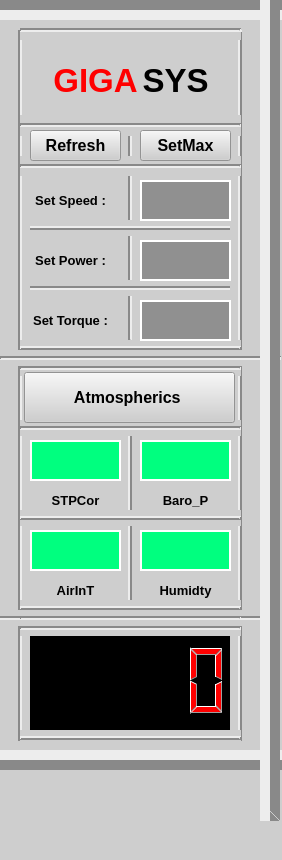
     <widget class="QWidget" name="widget_3" native="true">
      <property name="minimumSize">
       <size>
        <width>282</width>
        <height>604</height>
       </size>
      </property>
      <property name="maximumSize">
       <size>
        <width>282</width>
        <height>16777215</height>
       </size>
      </property>
      <property name="styleSheet">
       <string notr="true">background-color: rgb(206, 206, 206);</string>
      </property>
      <widget class="QLCDNumber" name="lcdNumber">
       <property name="geometry">
        <rect>
         <x>30</x>
         <y>630</y>
         <width>201</width>
         <height>101</height>
        </rect>
       </property>
       <property name="font">
        <font>
         <pointsize>10</pointsize>
        </font>
       </property>
       <property name="styleSheet">
        <string notr="true">background-color: rgb(0, 0, 0);
color: rgb(255, 0, 0);</string>
       </property>
      </widget>
      <widget class="Line" name="line_12">
       <property name="geometry">
        <rect>
         <x>-20</x>
         <y>750</y>
         <width>331</width>
         <height>20</height>
        </rect>
       </property>
       <property name="styleSheet">
        <string notr="true"/>
       </property>
       <property name="frameShadow">
        <enum>QFrame::Raised</enum>
       </property>
       <property name="lineWidth">
        <number>10</number>
       </property>
       <property name="orientation">
        <enum>Qt::Horizontal</enum>
       </property>
      </widget>
      <widget class="Line" name="line_13">
       <property name="geometry">
        <rect>
         <x>-10</x>
         <y>0</y>
         <width>311</width>
         <height>20</height>
        </rect>
       </property>
       <property name="styleSheet">
        <string notr="true"/>
       </property>
       <property name="lineWidth">
        <number>10</number>
       </property>
       <property name="orientation">
        <enum>Qt::Horizontal</enum>
       </property>
      </widget>
      <widget class="Line" name="line_14">
       <property name="geometry">
        <rect>
         <x>260</x>
         <y>-30</y>
         <width>20</width>
         <height>851</height>
        </rect>
       </property>
       <property name="frameShadow">
        <enum>QFrame::Raised</enum>
       </property>
       <property name="lineWidth">
        <number>10</number>
       </property>
       <property name="orientation">
        <enum>Qt::Vertical</enum>
       </property>
      </widget>
      <widget class="Line" name="line_26">
       <property name="geometry">
        <rect>
         <x>20</x>
         <y>20</y>
         <width>221</width>
         <height>20</height>
        </rect>
       </property>
       <property name="lineWidth">
        <number>2</number>
       </property>
       <property name="orientation">
        <enum>Qt::Horizontal</enum>
       </property>
      </widget>
      <widget class="Line" name="line_27">
       <property name="geometry">
        <rect>
         <x>20</x>
         <y>600</y>
         <width>221</width>
         <height>16</height>
        </rect>
       </property>
       <property name="frameShadow">
        <enum>QFrame::Raised</enum>
       </property>
       <property name="lineWidth">
        <number>2</number>
       </property>
       <property name="orientation">
        <enum>Qt::Horizontal</enum>
       </property>
      </widget>
      <widget class="Line" name="line_28">
       <property name="geometry">
        <rect>
         <x>-10</x>
         <y>610</y>
         <width>281</width>
         <height>16</height>
        </rect>
       </property>
       <property name="lineWidth">
        <number>2</number>
       </property>
       <property name="orientation">
        <enum>Qt::Horizontal</enum>
       </property>
      </widget>
      <widget class="Line" name="line_29">
       <property name="geometry">
        <rect>
         <x>20</x>
         <y>115</y>
         <width>221</width>
         <height>21</height>
        </rect>
       </property>
       <property name="frameShadow">
        <enum>QFrame::Sunken</enum>
       </property>
       <property name="lineWidth">
        <number>2</number>
       </property>
       <property name="orientation">
        <enum>Qt::Horizontal</enum>
       </property>
      </widget>
      <widget class="Line" name="line_30">
       <property name="geometry">
        <rect>
         <x>20</x>
         <y>220</y>
         <width>221</width>
         <height>16</height>
        </rect>
       </property>
       <property name="frameShadow">
        <enum>QFrame::Raised</enum>
       </property>
       <property name="lineWidth">
        <number>2</number>
       </property>
       <property name="orientation">
        <enum>Qt::Horizontal</enum>
       </property>
      </widget>
      <widget class="Line" name="line_31">
       <property name="geometry">
        <rect>
         <x>10</x>
         <y>30</y>
         <width>20</width>
         <height>711</height>
        </rect>
       </property>
       <property name="frameShadow">
        <enum>QFrame::Sunken</enum>
       </property>
       <property name="lineWidth">
        <number>2</number>
       </property>
       <property name="orientation">
        <enum>Qt::Vertical</enum>
       </property>
      </widget>
      <widget class="Line" name="line_32">
       <property name="geometry">
        <rect>
         <x>230</x>
         <y>30</y>
         <width>20</width>
         <height>711</height>
        </rect>
       </property>
       <property name="frameShadow">
        <enum>QFrame::Raised</enum>
       </property>
       <property name="lineWidth">
        <number>2</number>
       </property>
       <property name="orientation">
        <enum>Qt::Vertical</enum>
       </property>
      </widget>
      <widget class="Line" name="line_33">
       <property name="geometry">
        <rect>
         <x>20</x>
         <y>280</y>
         <width>221</width>
         <height>16</height>
        </rect>
       </property>
       <property name="frameShadow">
        <enum>QFrame::Sunken</enum>
       </property>
       <property name="lineWidth">
        <number>2</number>
       </property>
       <property name="orientation">
        <enum>Qt::Horizontal</enum>
       </property>
      </widget>
      <widget class="Line" name="line_34">
       <property name="geometry">
        <rect>
         <x>20</x>
         <y>156</y>
         <width>221</width>
         <height>20</height>
        </rect>
       </property>
       <property name="frameShadow">
        <enum>QFrame::Sunken</enum>
       </property>
       <property name="lineWidth">
        <number>2</number>
       </property>
       <property name="orientation">
        <enum>Qt::Horizontal</enum>
       </property>
      </widget>
      <widget class="Line" name="line_35">
       <property name="geometry">
        <rect>
         <x>20</x>
         <y>620</y>
         <width>221</width>
         <height>16</height>
        </rect>
       </property>
       <property name="frameShadow">
        <enum>QFrame::Sunken</enum>
       </property>
       <property name="lineWidth">
        <number>2</number>
       </property>
       <property name="orientation">
        <enum>Qt::Horizontal</enum>
       </property>
      </widget>
      <widget class="Line" name="line_36">
       <property name="geometry">
        <rect>
         <x>20</x>
         <y>730</y>
         <width>221</width>
         <height>16</height>
        </rect>
       </property>
       <property name="frameShadow">
        <enum>QFrame::Raised</enum>
       </property>
       <property name="lineWidth">
        <number>2</number>
       </property>
       <property name="orientation">
        <enum>Qt::Horizontal</enum>
       </property>
      </widget>
      <widget class="Line" name="line_38">
       <property name="geometry">
        <rect>
         <x>20</x>
         <y>340</y>
         <width>221</width>
         <height>16</height>
        </rect>
       </property>
       <property name="frameShadow">
        <enum>QFrame::Raised</enum>
       </property>
       <property name="lineWidth">
        <number>2</number>
       </property>
       <property name="orientation">
        <enum>Qt::Horizontal</enum>
       </property>
      </widget>
      <widget class="Line" name="line_39">
       <property name="geometry">
        <rect>
         <x>0</x>
         <y>350</y>
         <width>281</width>
         <height>16</height>
        </rect>
       </property>
       <property name="lineWidth">
        <number>2</number>
       </property>
       <property name="orientation">
        <enum>Qt::Horizontal</enum>
       </property>
      </widget>
      <widget class="Line" name="line_40">
       <property name="geometry">
        <rect>
         <x>20</x>
         <y>610</y>
         <width>221</width>
         <height>16</height>
        </rect>
       </property>
       <property name="frameShadow">
        <enum>QFrame::Sunken</enum>
       </property>
       <property name="lineWidth">
        <number>2</number>
       </property>
       <property name="orientation">
        <enum>Qt::Horizontal</enum>
       </property>
      </widget>
      <widget class="Line" name="line_59">
       <property name="geometry">
        <rect>
         <x>20</x>
         <y>420</y>
         <width>221</width>
         <height>16</height>
        </rect>
       </property>
       <property name="frameShadow">
        <enum>QFrame::Sunken</enum>
       </property>
       <property name="lineWidth">
        <number>2</number>
       </property>
       <property name="orientation">
        <enum>Qt::Horizontal</enum>
       </property>
      </widget>
      <widget class="Line" name="line_60">
       <property name="geometry">
        <rect>
         <x>20</x>
         <y>510</y>
         <width>221</width>
         <height>16</height>
        </rect>
       </property>
       <property name="frameShadow">
        <enum>QFrame::Raised</enum>
       </property>
       <property name="lineWidth">
        <number>2</number>
       </property>
       <property name="orientation">
        <enum>Qt::Horizontal</enum>
       </property>
      </widget>
      <widget class="Line" name="line_61">
       <property name="geometry">
        <rect>
         <x>120</x>
         <y>430</y>
         <width>20</width>
         <height>181</height>
        </rect>
       </property>
       <property name="frameShadow">
        <enum>QFrame::Raised</enum>
       </property>
       <property name="lineWidth">
        <number>2</number>
       </property>
       <property name="orientation">
        <enum>Qt::Vertical</enum>
       </property>
      </widget>
      <widget class="Line" name="line_37">
       <property name="geometry">
        <rect>
         <x>20</x>
         <y>360</y>
         <width>221</width>
         <height>16</height>
        </rect>
       </property>
       <property name="frameShadow">
        <enum>QFrame::Sunken</enum>
       </property>
       <property name="lineWidth">
        <number>2</number>
       </property>
       <property name="orientation">
        <enum>Qt::Horizontal</enum>
       </property>
      </widget>
      <widget class="QLineEdit" name="lineEdit_9">
       <property name="geometry">
        <rect>
         <x>30</x>
         <y>440</y>
         <width>91</width>
         <height>41</height>
        </rect>
       </property>
       <property name="font">
        <font>
         <family>Arial</family>
         <pointsize>18</pointsize>
         <weight>75</weight>
         <bold>true</bold>
        </font>
       </property>
       <property name="styleSheet">
        <string notr="true">background-color: rgb(85, 255, 0);
border: 2px solid white;
background-color: rgb(0, 255, 127);</string>
       </property>
       <property name="alignment">
        <set>Qt::AlignCenter</set>
       </property>
      </widget>
      <widget class="QLineEdit" name="lineEdit_10">
       <property name="geometry">
        <rect>
         <x>140</x>
         <y>440</y>
         <width>91</width>
         <height>41</height>
        </rect>
       </property>
       <property name="font">
        <font>
         <family>Arial</family>
         <pointsize>18</pointsize>
         <weight>75</weight>
         <bold>true</bold>
        </font>
       </property>
       <property name="styleSheet">
        <string notr="true">background-color: rgb(0, 255, 127);
border: 2px solid white;</string>
       </property>
       <property name="alignment">
        <set>Qt::AlignCenter</set>
       </property>
      </widget>
      <widget class="QLineEdit" name="lineEdit_11">
       <property name="geometry">
        <rect>
         <x>30</x>
         <y>530</y>
         <width>91</width>
         <height>41</height>
        </rect>
       </property>
       <property name="font">
        <font>
         <family>Arial</family>
         <pointsize>18</pointsize>
         <weight>75</weight>
         <bold>true</bold>
        </font>
       </property>
       <property name="styleSheet">
        <string notr="true">background-color: rgb(0, 255, 127);
border: 2px solid white;</string>
       </property>
       <property name="alignment">
        <set>Qt::AlignCenter</set>
       </property>
      </widget>
      <widget class="QLineEdit" name="lineEdit_19">
       <property name="geometry">
        <rect>
         <x>140</x>
         <y>530</y>
         <width>91</width>
         <height>41</height>
        </rect>
       </property>
       <property name="font">
        <font>
         <family>Arial</family>
         <pointsize>18</pointsize>
         <weight>75</weight>
         <bold>true</bold>
        </font>
       </property>
       <property name="styleSheet">
        <string notr="true">background-color: rgb(0, 255, 127);
border: 2px solid white;</string>
       </property>
       <property name="alignment">
        <set>Qt::AlignCenter</set>
       </property>
      </widget>
      <widget class="QLabel" name="label_34">
       <property name="geometry">
        <rect>
         <x>50</x>
         <y>60</y>
         <width>91</width>
         <height>40</height>
        </rect>
       </property>
       <property name="maximumSize">
        <size>
         <width>16777215</width>
         <height>40</height>
        </size>
       </property>
       <property name="font">
        <font>
         <family>Arial</family>
         <pointsize>25</pointsize>
         <weight>75</weight>
         <bold>true</bold>
        </font>
       </property>
       <property name="styleSheet">
        <string notr="true">
color: rgb(255, 0, 0);


</string>
       </property>
       <property name="text">
        <string>GIGA</string>
       </property>
       <property name="alignment">
        <set>Qt::AlignCenter</set>
       </property>
      </widget>
      <widget class="QLabel" name="label_43">
       <property name="geometry">
        <rect>
         <x>30</x>
         <y>580</y>
         <width>91</width>
         <height>21</height>
        </rect>
       </property>
       <property name="maximumSize">
        <size>
         <width>16777215</width>
         <height>40</height>
        </size>
       </property>
       <property name="font">
        <font>
         <family>Arial</family>
         <pointsize>10</pointsize>
         <weight>75</weight>
         <bold>true</bold>
        </font>
       </property>
       <property name="styleSheet">
        <string notr="true">color: rgb(0, 0, 0);


</string>
       </property>
       <property name="text">
        <string>AirInT</string>
       </property>
       <property name="alignment">
        <set>Qt::AlignCenter</set>
       </property>
      </widget>
      <widget class="QLabel" name="label_44">
       <property name="geometry">
        <rect>
         <x>140</x>
         <y>490</y>
         <width>91</width>
         <height>21</height>
        </rect>
       </property>
       <property name="maximumSize">
        <size>
         <width>16777215</width>
         <height>40</height>
        </size>
       </property>
       <property name="font">
        <font>
         <family>Arial</family>
         <pointsize>10</pointsize>
         <weight>75</weight>
         <bold>true</bold>
        </font>
       </property>
       <property name="styleSheet">
        <string notr="true">color: rgb(0, 0, 0);


</string>
       </property>
       <property name="text">
        <string>Baro_P</string>
       </property>
       <property name="alignment">
        <set>Qt::AlignCenter</set>
       </property>
      </widget>
      <widget class="QLabel" name="label_45">
       <property name="geometry">
        <rect>
         <x>140</x>
         <y>580</y>
         <width>91</width>
         <height>21</height>
        </rect>
       </property>
       <property name="maximumSize">
        <size>
         <width>16777215</width>
         <height>40</height>
        </size>
       </property>
       <property name="font">
        <font>
         <family>Arial</family>
         <pointsize>10</pointsize>
         <weight>75</weight>
         <bold>true</bold>
        </font>
       </property>
       <property name="styleSheet">
        <string notr="true">color: rgb(0, 0, 0);


</string>
       </property>
       <property name="text">
        <string>Humidty</string>
       </property>
       <property name="alignment">
        <set>Qt::AlignCenter</set>
       </property>
      </widget>
      <widget class="QLineEdit" name="lineEdit_20">
       <property name="geometry">
        <rect>
         <x>140</x>
         <y>300</y>
         <width>91</width>
         <height>41</height>
        </rect>
       </property>
       <property name="font">
        <font>
         <family>Arial</family>
         <pointsize>18</pointsize>
         <weight>75</weight>
         <bold>true</bold>
        </font>
       </property>
       <property name="styleSheet">
        <string notr="true">background-color: rgb(144, 144, 144);
border: 2px solid white;</string>
       </property>
       <property name="alignment">
        <set>Qt::AlignCenter</set>
       </property>
      </widget>
      <widget class="QLabel" name="label_46">
       <property name="geometry">
        <rect>
         <x>30</x>
         <y>305</y>
         <width>81</width>
         <height>31</height>
        </rect>
       </property>
       <property name="maximumSize">
        <size>
         <width>16777215</width>
         <height>40</height>
        </size>
       </property>
       <property name="font">
        <font>
         <family>Arial</family>
         <pointsize>10</pointsize>
         <weight>75</weight>
         <bold>true</bold>
        </font>
       </property>
       <property name="styleSheet">
        <string notr="true">color: rgb(0, 0, 0);


</string>
       </property>
       <property name="text">
        <string>Set Torque :</string>
       </property>
       <property name="alignment">
        <set>Qt::AlignCenter</set>
       </property>
      </widget>
      <widget class="QLineEdit" name="lineEdit_21">
       <property name="geometry">
        <rect>
         <x>140</x>
         <y>240</y>
         <width>91</width>
         <height>41</height>
        </rect>
       </property>
       <property name="font">
        <font>
         <family>Arial</family>
         <pointsize>18</pointsize>
         <weight>75</weight>
         <bold>true</bold>
        </font>
       </property>
       <property name="styleSheet">
        <string notr="true">background-color: rgb(144, 144, 144);
border: 2px solid white;</string>
       </property>
       <property name="alignment">
        <set>Qt::AlignCenter</set>
       </property>
      </widget>
      <widget class="QLabel" name="label_47">
       <property name="geometry">
        <rect>
         <x>30</x>
         <y>245</y>
         <width>81</width>
         <height>31</height>
        </rect>
       </property>
       <property name="maximumSize">
        <size>
         <width>16777215</width>
         <height>40</height>
        </size>
       </property>
       <property name="font">
        <font>
         <family>Arial</family>
         <pointsize>10</pointsize>
         <weight>75</weight>
         <bold>true</bold>
        </font>
       </property>
       <property name="styleSheet">
        <string notr="true">color: rgb(0, 0, 0);


</string>
       </property>
       <property name="text">
        <string>Set Power :</string>
       </property>
       <property name="alignment">
        <set>Qt::AlignCenter</set>
       </property>
      </widget>
      <widget class="QLineEdit" name="lineEdit_22">
       <property name="geometry">
        <rect>
         <x>140</x>
         <y>180</y>
         <width>91</width>
         <height>41</height>
        </rect>
       </property>
       <property name="font">
        <font>
         <family>Arial</family>
         <pointsize>18</pointsize>
         <weight>75</weight>
         <bold>true</bold>
        </font>
       </property>
       <property name="styleSheet">
        <string notr="true">background-color: rgb(144, 144, 144);
border: 2px solid white;</string>
       </property>
       <property name="alignment">
        <set>Qt::AlignCenter</set>
       </property>
      </widget>
      <widget class="QLabel" name="label_48">
       <property name="geometry">
        <rect>
         <x>30</x>
         <y>185</y>
         <width>81</width>
         <height>31</height>
        </rect>
       </property>
       <property name="maximumSize">
        <size>
         <width>16777215</width>
         <height>40</height>
        </size>
       </property>
       <property name="font">
        <font>
         <family>Arial</family>
         <pointsize>10</pointsize>
         <weight>75</weight>
         <bold>true</bold>
        </font>
       </property>
       <property name="styleSheet">
        <string notr="true">color: rgb(0, 0, 0);


</string>
       </property>
       <property name="text">
        <string>Set Speed :</string>
       </property>
       <property name="alignment">
        <set>Qt::AlignCenter</set>
       </property>
      </widget>
      <widget class="QPushButton" name="pushButton">
       <property name="geometry">
        <rect>
         <x>24</x>
         <y>372</y>
         <width>211</width>
         <height>51</height>
        </rect>
       </property>
       <property name="font">
        <font>
         <family>Arial</family>
         <pointsize>12</pointsize>
         <weight>75</weight>
         <bold>true</bold>
        </font>
       </property>
       <property name="cursor">
        <cursorShape>PointingHandCursor</cursorShape>
       </property>
       <property name="text">
        <string>Atmospherics </string>
       </property>
      </widget>
      <widget class="QPushButton" name="pushButton_2">
       <property name="geometry">
        <rect>
         <x>140</x>
         <y>130</y>
         <width>91</width>
         <height>31</height>
        </rect>
       </property>
       <property name="font">
        <font>
         <family>Arial</family>
         <pointsize>12</pointsize>
         <weight>75</weight>
         <bold>true</bold>
        </font>
       </property>
       <property name="cursor">
        <cursorShape>PointingHandCursor</cursorShape>
       </property>
       <property name="styleSheet">
        <string notr="true"/>
       </property>
       <property name="text">
        <string>SetMax</string>
       </property>
      </widget>
      <widget class="QLabel" name="label_49">
       <property name="geometry">
        <rect>
         <x>140</x>
         <y>60</y>
         <width>71</width>
         <height>40</height>
        </rect>
       </property>
       <property name="maximumSize">
        <size>
         <width>16777215</width>
         <height>40</height>
        </size>
       </property>
       <property name="font">
        <font>
         <family>Arial</family>
         <pointsize>25</pointsize>
         <weight>75</weight>
         <bold>true</bold>
        </font>
       </property>
       <property name="styleSheet">
        <string notr="true">color: rgb(0, 0, 0);


</string>
       </property>
       <property name="text">
        <string>SYS</string>
       </property>
       <property name="alignment">
        <set>Qt::AlignCenter</set>
       </property>
      </widget>
      <widget class="QLabel" name="label_50">
       <property name="geometry">
        <rect>
         <x>30</x>
         <y>490</y>
         <width>91</width>
         <height>21</height>
        </rect>
       </property>
       <property name="maximumSize">
        <size>
         <width>16777215</width>
         <height>40</height>
        </size>
       </property>
       <property name="font">
        <font>
         <family>Arial</family>
         <pointsize>10</pointsize>
         <weight>75</weight>
         <bold>true</bold>
        </font>
       </property>
       <property name="styleSheet">
        <string notr="true">color: rgb(0, 0, 0);


</string>
       </property>
       <property name="text">
        <string>STPCor</string>
       </property>
       <property name="alignment">
        <set>Qt::AlignCenter</set>
       </property>
      </widget>
      <widget class="QPushButton" name="pushButton_5">
       <property name="geometry">
        <rect>
         <x>30</x>
         <y>130</y>
         <width>91</width>
         <height>31</height>
        </rect>
       </property>
       <property name="font">
        <font>
         <family>Arial</family>
         <pointsize>12</pointsize>
         <weight>75</weight>
         <bold>true</bold>
        </font>
       </property>
       <property name="cursor">
        <cursorShape>PointingHandCursor</cursorShape>
       </property>
       <property name="styleSheet">
        <string notr="true"/>
       </property>
       <property name="text">
        <string>Refresh</string>
       </property>
      </widget>
      <widget class="Line" name="line_63">
       <property name="geometry">
        <rect>
         <x>120</x>
         <y>130</y>
         <width>20</width>
         <height>211</height>
        </rect>
       </property>
       <property name="frameShadow">
        <enum>QFrame::Sunken</enum>
       </property>
       <property name="lineWidth">
        <number>2</number>
       </property>
       <property name="orientation">
        <enum>Qt::Vertical</enum>
       </property>
      </widget>
      <zorder>line_63</zorder>
      <zorder>line_33</zorder>
      <zorder>line_30</zorder>
      <zorder>line_61</zorder>
      <zorder>lcdNumber</zorder>
      <zorder>line_32</zorder>
      <zorder>line_31</zorder>
      <zorder>line_12</zorder>
      <zorder>line_13</zorder>
      <zorder>line_26</zorder>
      <zorder>line_28</zorder>
      <zorder>line_35</zorder>
      <zorder>line_36</zorder>
      <zorder>line_38</zorder>
      <zorder>line_27</zorder>
      <zorder>line_39</zorder>
      <zorder>line_14</zorder>
      <zorder>line_40</zorder>
      <zorder>line_59</zorder>
      <zorder>line_60</zorder>
      <zorder>line_37</zorder>
      <zorder>lineEdit_9</zorder>
      <zorder>lineEdit_10</zorder>
      <zorder>lineEdit_11</zorder>
      <zorder>lineEdit_19</zorder>
      <zorder>label_34</zorder>
      <zorder>label_43</zorder>
      <zorder>label_44</zorder>
      <zorder>label_45</zorder>
      <zorder>lineEdit_20</zorder>
      <zorder>label_46</zorder>
      <zorder>lineEdit_21</zorder>
      <zorder>label_47</zorder>
      <zorder>lineEdit_22</zorder>
      <zorder>label_48</zorder>
      <zorder>line_34</zorder>
      <zorder>line_29</zorder>
      <zorder>pushButton</zorder>
      <zorder>pushButton_2</zorder>
      <zorder>label_49</zorder>
      <zorder>label_50</zorder>
      <zorder>pushButton_5</zorder>
     </widget>
